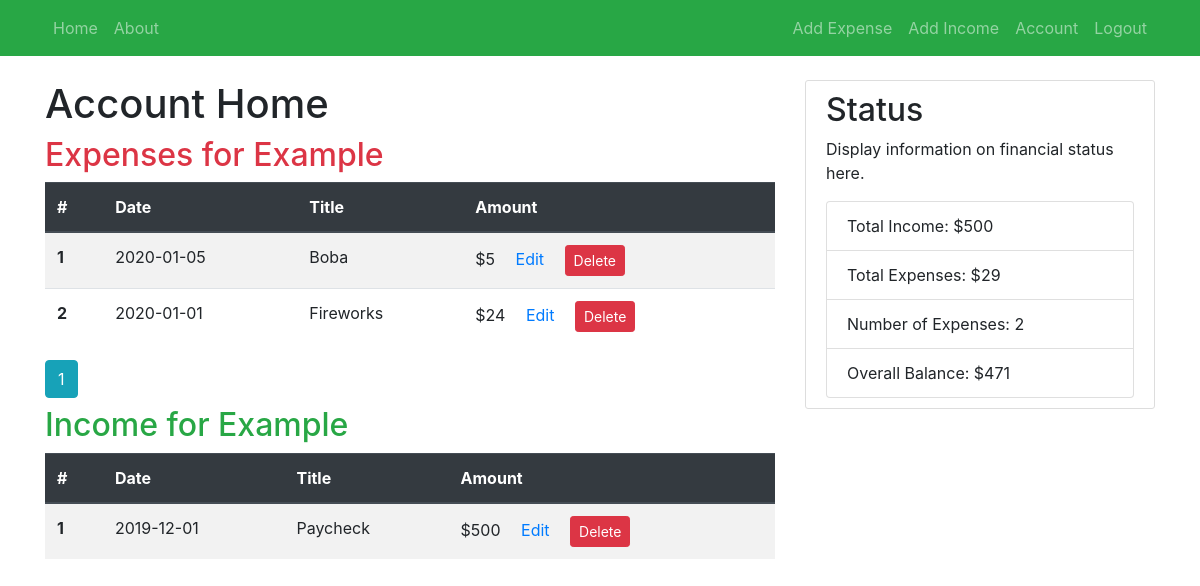
The app's page /home (signed in) with its own data.
### finvisor/models.py (models this page shows, shortened)
class User(db.Model, UserMixin):
    id = db.Column(db.Integer, primary_key=True)
    username = db.Column(db.String(20), unique=True, nullable=False)
    email = db.Column(db.String(80), unique=True, nullable=False)
    password = db.Column(db.String(60), nullable=False)
    expenses = db.relationship('Expense', backref='spender', lazy=True)
    incomes = db.relationship('Income', backref='saver', lazy=True)

class Expense(db.Model):
    id = db.Column(db.Integer, primary_key=True)
    date_of_expense = db.Column(db.DateTime(), nullable=False, default=datetime.utcnow)
    title = db.Column(db.String(20), nullable=False)
    amount = db.Column(db.Integer, nullable=False)
    user_id = db.Column(db.Integer, db.ForeignKey('user.id'), nullable=False)

class Income(db.Model):
    id = db.Column(db.Integer, primary_key=True)
    date_of_income = db.Column(db.DateTime(), nullable=False, default=datetime.utcnow)
    title = db.Column(db.String(20), nullable=False)
    amount = db.Column(db.Integer, nullable=False)
    user_id = db.Column(db.Integer, db.ForeignKey('user.id'), nullable=False)

### finvisor/main/routes.py (the view)
@main.route('/')
@main.route('/home')
def home():
    if current_user.is_authenticated:
        page = request.args.get('page', 1, type=int)
        expenses = Expense.query.filter_by(user_id=current_user.id).order_by(Expense.date_of_expense.desc()).paginate(page=page, per_page=10)
        income = Income.query.filter_by(user_id=current_user.id).order_by(Income.date_of_income.desc())
        explist = list(Expense.query.filter_by(user_id=current_user.id))
        explen = len(explist)
        expsum = 0
        for e in explist:
            expsum += e.amount
        incsum = 0
        for i in list(income):
            incsum += i.amount
    else:
        expenses = []
        income = []
        explen = 0
        expsum = 0
        incsum = 0
    return render_template('home.html', expenses=expenses, income=income, explen=explen, expsum=expsum, incsum=incsum)

### finvisor/models.py (called while the page is built)
@login_manager.user_loader
def load_user(user_id):
    return User.query.get(int(user_id))

### finvisor/templates/home.html (shortened to what this page needs)
{% extends "layout.html" %}
{% block content %}
    <h1>Account Home</h1>
    <h2 class='text-danger mb-2'>Expenses for {{ current_user.username }}</h2>
    <table class="table table-striped">
        <thead class="thead-dark">
            <tr>
                <th scope="col">#</th>
                <th scope="col">Date</th>
                <th scope="col">Title</th>
                <th scope="col">Amount</th>
            </tr>
        </thead>
        <tbody>
            {% for expense in expenses.items %}
                <tr>
                    {% if expense.spender == current_user %}
                        <th scope="row">{{ loop.index }}</th>
                        <td>{{ expense.date_of_expense.strftime('%Y-%m-%d') }}</td>
                        <td>{{ expense.title }}</td>
                        <td>
                            ${{ expense.amount }}
                            <span class='ml-3'><a href="{{ url_for('expenses.edit_expense', expense_id=expense.id) }}">Edit</a></span>
                            <form action="{{ url_for('expenses.delete_expense', expense_id=expense.id) }}" method="POST" class="d-inline-block">
                                <input class="btn btn-danger btn-sm ml-3" type="submit" value="Delete">
                            </form>
                        </td>
                    {% endif %}
                </tr>
            {% endfor %}
        </tbody>
    </table>
    {% if expenses %}
        {% for expense_num in expenses.iter_pages(left_edge=1, right_edge=1, left_current=1, right_current=2) %}
            {% if expense_num %}
                {% if expenses.page == expense_num %}
                    <a class="btn btn-info mb-2" href="{{ url_for('main.home', page=expense_num) }}">{{ expense_num }}</a>
                {% else %}
                    <a class="btn btn-outline-info mb-2" href="{{ url_for('main.home', page=expense_num) }}">{{ expense_num }}</a>
                {% endif %}
            {% else %}
                ...
            {% endif %}
        {% endfor %}
    {% endif %}
    <h2 class='text-success mb-2'>Income for {{ current_user.username }}</h2>
    <table class="table table-striped">
        <thead class="thead-dark">
            <tr>
                <th scope="col">#</th>
                <th scope="col">Date</th>
                <th scope="col">Title</th>
                <th scope="col">Amount</th>
            </tr>
        </thead>
        <tbody>
            {% for i in income %}
                <tr>
                    {% if i.saver == current_user %}
                        <th scope="row">{{ loop.index }}</th>
                        <td>{{ i.date_of_income.strftime('%Y-%m-%d') }}</td>
                        <td>{{ i.title }}</td>
                        <td>
                            ${{ i.amount }}
                            <span class='ml-3'><a href="{{ url_for('incomes.edit_income', income_id=i.id) }}">Edit</a></span>
                            <form action="{{ url_for('incomes.delete_income', income_id=i.id) }}" method="POST" class="d-inline-block">
                                <input class="btn btn-danger btn-sm ml-3" type="submit" value="Delete">
                            </form>
                        </td>
                    {% endif %}
                </tr>
            {% endfor %}
        </tbody>
    </table>
{% endblock content %}
{% block sidebox %}
    <h2>Status</h2>
    <p>Display information on financial status here.</p>
    <ul class='list-group'>
        <li class='list-group-item'>Total Income: ${{ incsum }}</li>
        <li class='list-group-item'>Total Expenses: ${{ expsum }}</li>
        <li class='list-group-item'>Number of Expenses: {{ explen }}</li>
        <li class='list-group-item'>Overall Balance: ${{ incsum-expsum }}</li>
    </ul>
{% endblock sidebox %}

### records on screen
User: username "Example"
Expense: date_of_expense "2020-01-05", title "Boba", amount "5"
Expense: date_of_expense "2020-01-01", title "Fireworks", amount "24"
Income: date_of_income "2019-12-01", title "Paycheck", amount "500"

### other values on screen
{{ expense_num }} "1"
{{ incsum }} "500"
{{ expsum }} "29"
{{ explen }} "2"
{{ incsum-expsum }} "471"
